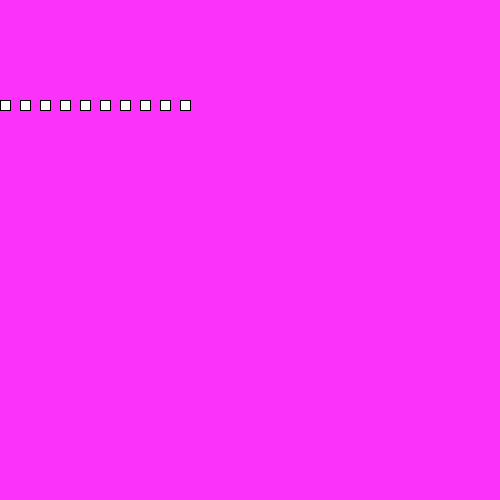
Frame 1 (no input)
Frame 60 (the mouse pressed at the canvas centre just before this capture): identical to frame 1, image omitted
Frame 120 (the mouse held since frame 60 and released just before this capture): identical to frame 1, image omitted

The Processing sketch that drew this single still picture (run headless with seeded random() and noise(); from frame 60 on, the mouse is pressed at the canvas centre):

// Processing sketch: forLoop_simple
// ── forLoop_simple.pde
float posX; //posicion X inicial
float posY; //posicion Y inicial
float espacio; //espacio o separacion entre elementos
float nElementos; //numero total de elementos

void setup() {
  size(500, 500);
  posX = 0;
  posY = 100;
  espacio = 20;
  nElementos = 10; 
}

void draw() {

  /*
   El "for loop" es basicamente..un loop :)
   Cuando el computador se encuentra con un for loop,
   va a ejecutar lo que este dentro una y otra vez
   hasta que se cumpla la condición que se especifica
   */

  background (250, 50, 250);

  for (int i=0; i<nElementos; i++) {
    rect(i * espacio, posY, 10, 10);
  }

  /*
   Este for loop dice:
   int i=0  -- crea un a variable i que es igual a 0 (valor inicial)
   i<nElementos -- repetir este loop hasta que i deje de ser menor a 'nElementos'
   i++    -- en cada ciclo del for loop, agregamos 1 a i (es decir irá 0-1-2-3, etc)
   */
}
